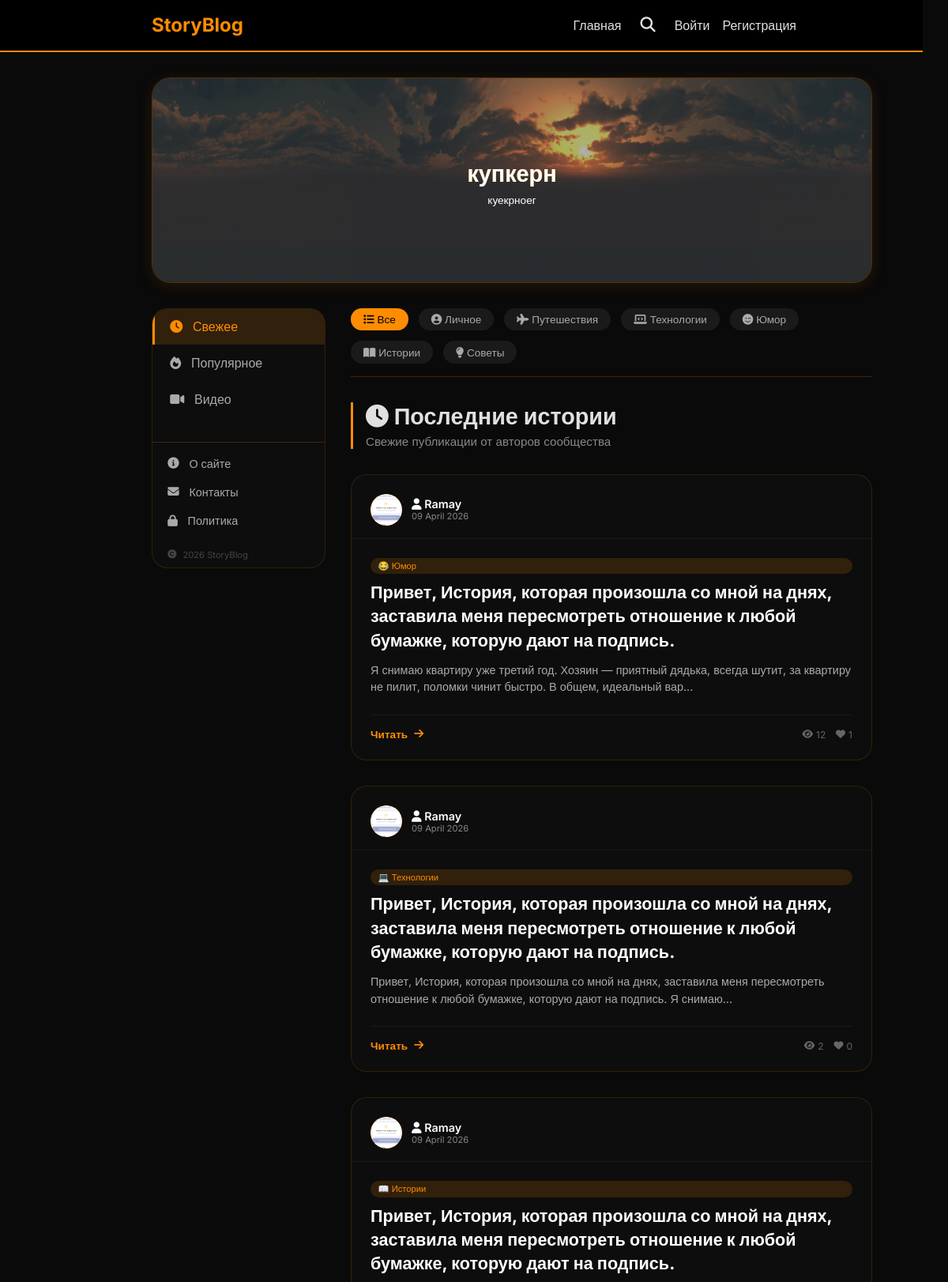
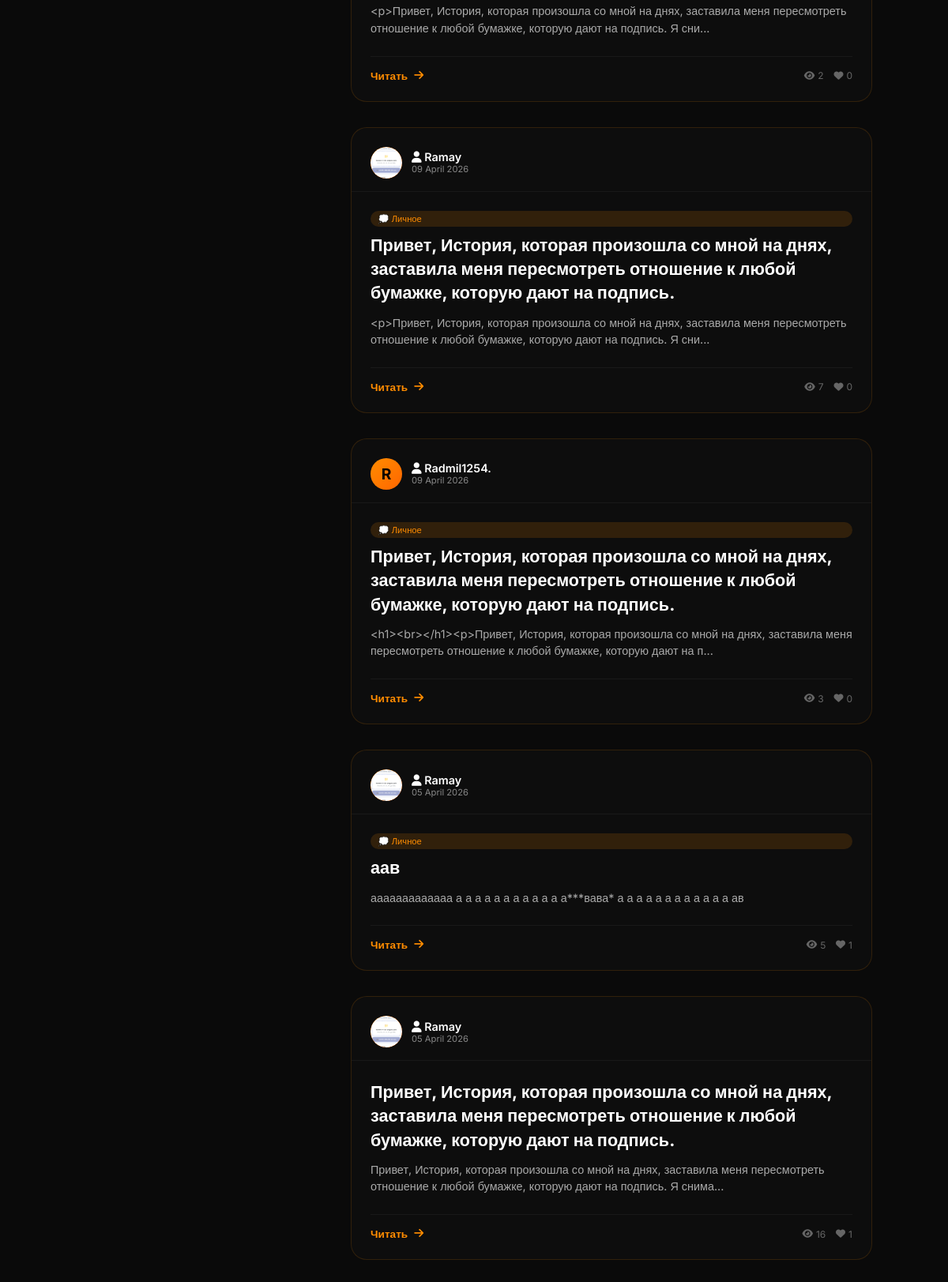
The page / on the database its author committed (2 pictures, top to bottom).
### database.py (models this page shows)
class SliderItem(Base):
    __tablename__ = 'slider_items'
    id = Column(Integer, primary_key=True)
    title = Column(String, default='')
    label = Column(String, default='')
    icon = Column(String, default='📖')
    image_url = Column(String, default='')
    link = Column(String, default='')
    is_active = Column(Boolean, default=True)
    order = Column(Integer, default=0)
    image_position = Column(String, default='cover')
    text_position = Column(String, default='center')
    text_color = Column(String, default='#ffffff')
    text_size = Column(String, default='medium')
    overlay_opacity = Column(Integer, default=30)
    created_at = Column(DateTime, default=datetime.now)

class Category(Base):
    __tablename__ = 'categories'
    id = Column(Integer, primary_key=True)
    name = Column(String, unique=True)
    slug = Column(String, unique=True)
    icon = Column(String, default='📁')
    color = Column(String, default='#ff8c00')
    created_at = Column(DateTime, default=datetime.now)

class Article(Base):
    __tablename__ = 'articles'
    id = Column(Integer, primary_key=True)
    title = Column(String, index=True)
    slug = Column(String, unique=True, index=True)
    description = Column(String, default='')
    content = Column(Text)
    user_id = Column(Integer, ForeignKey('users.id'))
    is_published = Column(Boolean, default=False)
    views = Column(Integer, default=0)
    likes = Column(Integer, default=0)
    created_at = Column(DateTime, default=datetime.now)
    updated_at = Column(DateTime, default=datetime.now, onupdate=datetime.now)

### main.py (the view)
@app.get("/", response_class=HTMLResponse)
async def home(request: Request, category: str = None, feed: str = "fresh", db: Session = Depends(get_db)):
    user = get_current_user(request, db)
    categories = db.query(Category).all()
    query = db.query(Article).filter(Article.is_published == True)
    selected_category = None
    if category:
        selected_category = db.query(Category).filter(Category.slug == category).first()
        if selected_category:
            article_ids = db.query(ArticleCategory.article_id).filter(ArticleCategory.category_id == selected_category.id)
            query = query.filter(Article.id.in_(article_ids))
    if feed == "popular":
        query = query.order_by(Article.views.desc())
    elif feed == "myfeed" and user:
        subscriptions = db.query(Subscription).filter(Subscription.subscriber_id == user.id).all()
        author_ids = [s.author_id for s in subscriptions]
        if author_ids:
            query = query.filter(Article.user_id.in_(author_ids))
        else:
            query = query.filter(Article.user_id == -1)  # нет подписок
        query = query.order_by(Article.created_at.desc())
    else:  # fresh
        query = query.order_by(Article.created_at.desc())
    articles = query.limit(20).all()
    for article in articles:
        author = db.query(User).filter(User.id == article.user_id).first()
        article.author_name = author.username if author else f"Автор #{article.user_id}"
        article.author_avatar = author.avatar if author else 'default.png'
        article_cat = db.query(ArticleCategory).filter(ArticleCategory.article_id == article.id).first()
        if article_cat:
            cat = db.query(Category).filter(Category.id == article_cat.category_id).first()
            article.category = cat
    week_ago = datetime.utcnow() - timedelta(days=7)
    popular_articles = db.query(Article).filter(
        Article.is_published == True,
        Article.created_at >= week_ago
    ).order_by(Article.views.desc()).limit(5).all()
    for article in popular_articles:
        author = db.query(User).filter(User.id == article.user_id).first()
        article.author_name = author.username if author else f"Автор #{article.user_id}"
        article.author_avatar = author.avatar if author else 'default.png'
    authors_stats = []
    all_users = db.query(User).all()
    for u in all_users:
        articles_count = db.query(Article).filter(Article.user_id == u.id, Article.is_published == True).count()
        if articles_count > 0:
            total_views = db.query(func.sum(Article.views)).filter(Article.user_id == u.id, Article.is_published == True).scalar() or 0
            authors_stats.append({
                "id": u.id,
                "username": u.username,
                "avatar": u.avatar,
                "articles_count": articles_count,
                "total_views": total_views
            })
    top_authors = sorted(authors_stats, key=lambda x: x["total_views"], reverse=True)[:5]
    comments = db.query(Comment).all()
    slider_items = db.query(SliderItem).filter(SliderItem.is_active == True).order_by(SliderItem.order).all()
    return templates.TemplateResponse("index.html", {
        "request": request,
        "articles": articles,
        "comments": comments,
        "user": user,
        "slider_items": slider_items,
        "categories": categories,
        "selected_category": selected_category,
        "popular_articles": popular_articles,
        "top_authors": top_authors,
        "feed": feed,  # ← ВАЖНО: добавьте эту строку
        "meta_title": f"{selected_category.name} - StoryBlog" if selected_category else "StoryBlog - Истории и блоги",
        "meta_description": f"Статьи в категории {selected_category.name}" if selected_category else "Платформа для публикации личных историй"
    })

### templates/index.html (shortened to what this page needs)
{% extends "base.html" %}
{% block content %}
<div class="categories-filter">
    <a href="/" class="cat-tag {% if not selected_category %}active{% endif %}">
        <i class="fas fa-list"></i> Все
    </a>
    {% for cat in categories %}
    <a href="/?category={{ cat.slug }}" class="cat-tag {% if selected_category and selected_category.id == cat.id %}active{% endif %}">
        {% if cat.slug == 'lichnoe' %}<i class="fas fa-user-circle"></i>
        {% elif cat.slug == 'puteshestviya' %}<i class="fas fa-plane"></i>
        {% elif cat.slug == 'tehnologii' %}<i class="fas fa-laptop-code"></i>
        {% elif cat.slug == 'yumor' %}<i class="fas fa-smile-wink"></i>
        {% elif cat.slug == 'istorii' %}<i class="fas fa-book-open"></i>
        {% elif cat.slug == 'sovety' %}<i class="fas fa-lightbulb"></i>
        {% else %}<i class="fas fa-tag"></i>{% endif %}
        {{ cat.name }}
    </a>
    {% endfor %}
</div>
    <div class="content-right">
        <div class="section-header">
            {% if feed == 'popular' %}
                <h2><i class="fas fa-fire"></i> Популярные статьи</h2>
                <p>Самые читаемые статьи на сайте</p>
            {% elif feed == 'myfeed' %}
                <h2><i class="fas fa-rss"></i> Моя лента</h2>
                <p>Новые статьи от авторов, на которых вы подписаны</p>
            {% else %}
                <h2><i class="fas fa-clock"></i> Последние истории</h2>
                <p>Свежие публикации от авторов сообщества</p>
            {% endif %}
        </div>
        <div class="articles-grid" id="articlesGrid">
            {% for article in articles %}
            <div class="article-card">
                <div class="card-header">
                    <div class="author-avatar">
                        {% if article.author_avatar and article.author_avatar != 'default.png' %}
                        <img src="/static/avatars/{{ article.author_avatar }}" style="width: 40px; height: 40px; border-radius: 50%; object-fit: cover;">
                        {% else %}
                        {{ article.author_name[0]|upper if article.author_name else 'U' }}
                        {% endif %}
                    </div>
                    <div class="author-info">
                        <div class="author-name">
                            <a href="/user/{{ article.user_id }}"><i class="fas fa-user"></i> {{ article.author_name }}</a>
                        </div>
                        <div class="post-date">{{ article.created_at.strftime('%d %B %Y') }}</div>
                    </div>
                </div>
                <div class="card-content">
                    {% if article.category %}
                    <div class="cat-badge">{{ article.category.icon }} {{ article.category.name }}</div>
                    {% endif %}
                    <h3 class="article-title">
                        <a href="/article/{{ article.slug }}">{{ article.title }}</a>
                    </h3>
                    <div class="article-excerpt">
                        {{ article.description[:140] }}{% if article.description|length > 140 %}...{% endif %}
                    </div>
                    <div class="card-footer">
                        <a href="/article/{{ article.slug }}" class="read-more">
                            Читать <i class="fas fa-arrow-right"></i>
                        </a>
                        <div class="stats-mini">
                            <span><i class="fas fa-eye"></i> {{ article.views }}</span>
                            <span><i class="fas fa-heart"></i> {{ article.likes }}</span>
                        </div>
                    </div>
                </div>
            </div>
            {% endfor %}
        </div>
    </div>
</div>
{% endblock %}

### templates/base.html (shortened to what this page needs)
<!DOCTYPE html>
<html lang="ru">
<head>
    <link href="https://cdn.quilljs.com/1.3.6/quill.snow.css" rel="stylesheet">
    <link rel="stylesheet" href="https://cdnjs.cloudflare.com/ajax/libs/font-awesome/6.5.1/css/all.min.css">
</head>
<body>
    <nav class="navbar">
        <h2><a href="/" style="color:#ff8c00; text-decoration:none;">StoryBlog</a></h2>
        <div class="nav-links">
            <a href="/">Главная</a>
            <div class="search-wrapper">
                <button class="search-icon-btn" id="searchIconBtn" onclick="toggleSearch()">
                    <i class="fas fa-search"></i>
                </button>
            </div>
            {% if user %}
                <a href="/create">Написать</a>
                <div class="notif-menu">
                    <button class="notif-btn" onclick="toggleNotifMenu()">
                        <i class="fas fa-bell"></i>
                        <span id="notif-badge" class="notif-badge" style="display: none;"></span>
                    </button>
                    <div id="notifDropdown" class="notif-dropdown">
                        <div class="notif-header">
                            <span>🔔 Уведомления</span>
                            <button class="notif-mark-all" onclick="markAllNotifications()">Отметить все</button>
                        </div>
                        <div class="notif-list" id="notifList">
                            <div class="notif-empty">Загрузка...</div>
                        </div>
                    </div>
                </div>
                <div class="user-menu">
                    <button class="user-menu-btn" onclick="toggleUserMenu()">
                        {% if user.avatar and user.avatar != 'default.png' %}
                        <img src="/static/avatars/{{ user.avatar }}" class="nav-avatar">
                        {% else %}
                        <span class="nav-avatar-placeholder">{{ user.username[0]|upper }}</span>
                        {% endif %}
                        {{ user.username }}
                        <span style="font-size: 0.7rem;">▼</span>
                    </button>
                    <div id="userDropdown" class="user-dropdown">
                        <div style="padding: 0.75rem 1rem; border-bottom: 1px solid #333; background: #0d0d0d;">
                            <div style="font-weight: bold; color: #ff8c00;">{{ user.username }}</div>
                            <div style="font-size: 0.7rem; color: #666;">{{ user.email }}</div>
                        </div>
                        <a href="/profile" class="dropdown-item"><i class="fas fa-user"></i> Мой профиль</a>
                        <a href="/settings" class="dropdown-item"><i class="fas fa-cog"></i> Настройки</a>
                        <a href="/my-subscriptions" class="dropdown-item"><i class="fas fa-users"></i> Подписки</a>
                        <a href="/my-bookmarks" class="dropdown-item"><i class="fas fa-bookmark"></i> Закладки</a>
                        <a href="/create" class="dropdown-item"><i class="fas fa-pen-alt"></i> Написать</a>
                        <div style="border-top: 1px solid #333;"></div>
                        <a href="/logout" class="dropdown-item" style="color: #ef4444;"><i class="fas fa-sign-out-alt"></i> Выйти</a>
                    </div>
                </div>
                {% if user.is_admin %}<a href="/admin">Админ</a>{% endif %}
            {% else %}
                <a href="/login">Войти</a>
                <a href="/register">Регистрация</a>
            {% endif %}
        </div>
    </nav>
    <div class="container">
        {% block hero %}
        <div class="hero" id="heroBlock">
            <div class="hero-slider">
                <div class="hero-slider-track" id="heroSliderTrack">
                    {% for item in slider_items %}
                    <div class="hero-slide" {% if item.link %}onclick="location.href='{{ item.link }}'" style="cursor: pointer;"{% endif %}>
                        {% if item.image_url %}
                        <img src="{{ item.image_url }}" class="hero-slide-bg" alt="slide" style="object-fit: {{ item.image_position if item.image_position else 'cover' }};">
                        {% endif %}
                        {% if item.overlay_opacity and item.overlay_opacity > 0 %}
                        <div class="hero-slide-overlay" style="background: rgba(0,0,0,{{ item.overlay_opacity / 100 }});"></div>
                        {% endif %}
                        {% if item.title %}
                        <h1 style="color: {{ item.text_color if item.text_color else '#ffffff' }}; font-size: {% if item.text_size == 'small' %}1.2rem{% elif item.text_size == 'large' %}2.2rem{% else %}1.8rem{% endif %};">
                            {{ item.title }}
                        </h1>
                        {% endif %}
                        {% if item.label %}
                        <p style="color: {{ item.text_color if item.text_color else '#ffffff' }}; font-size: {% if item.text_size == 'small' %}0.7rem{% elif item.text_size == 'large' %}1rem{% else %}0.85rem{% endif %};">
                            {{ item.label }}
                        </p>
                        {% endif %}
                    </div>
                    {% endfor %}
                </div>
            </div>
        </div>
        {% endblock %}
        <div class="layout">
{% block left_menu %}
<div class="left-menu">
    <div class="left-menu-item {% if feed == 'fresh' %}active{% endif %}" data-feed="fresh" onclick="switchFeed('fresh')">
        <i class="fas fa-clock"></i> Свежее
    </div>
    <div class="left-menu-item {% if feed == 'popular' %}active{% endif %}" data-feed="popular" onclick="switchFeed('popular')">
        <i class="fas fa-fire"></i> Популярное
    </div>
    <div class="left-menu-item" data-feed="videos" onclick="switchFeed('videos')">
        <i class="fas fa-video"></i> Видео
    </div>
    <div class="menu-footer">
        <a href="/about" class="menu-footer-item">
            <i class="fas fa-info-circle"></i> О сайте
        </a>
        <a href="/contacts" class="menu-footer-item">
            <i class="fas fa-envelope"></i> Контакты
        </a>
        <a href="/privacy" class="menu-footer-item">
            <i class="fas fa-lock"></i> Политика
        </a>
        <div class="menu-footer-copyright">
            <i class="fas fa-copyright"></i> 2026 StoryBlog
        </div>
    </div>
</div>
{% endblock %}
            <div class="content-right">
                {% block content %}{% endblock %}
            </div>
        </div>
</body>
</html>

### rows shown on the page
SliderItem: image_url (picture), title "купкерн", label "куекрноег"
Category: slug "lichnoe" (drawn), name "Личное"
Category: slug "puteshestviya" (drawn), name "Путешествия"
Category: slug "tehnologii" (drawn), name "Технологии"
Category: slug "yumor" (drawn), name "Юмор"
Category: slug "istorii" (drawn), name "Истории"
Category: slug "sovety" (drawn), name "Советы"
Article: author_name "Ramay", created_at "09 April 2026", category.icon "😂", category.name "Юмор", title "Привет, История, которая произошла со мной на днях, заставила меня пересмотреть отношение к любой бумажке, которую дают на подпись.", description "Я снимаю квартиру уже третий год. Хозяин — приятный дядька, всегда шутит, за квартиру не пилит, поломки чинит быстро. В общем, идеальный вар", views "12", likes "1"
Article: author_name "Ramay", created_at "09 April 2026", category.icon "💻", category.name "Технологии", title "Привет, История, которая произошла со мной на днях, заставила меня пересмотреть отношение к любой бумажке, которую дают на подпись.", description "Привет, История, которая произошла со мной на днях, заставила меня пересмотреть отношение к любой бумажке, которую дают на подпись. Я снимаю", views "2", likes "0"
Article: author_name "Ramay", created_at "09 April 2026", category.icon "📖", category.name "Истории", title "Привет, История, которая произошла со мной на днях, заставила меня пересмотреть отношение к любой бумажке, которую дают на подпись.", description "<p>Привет, История, которая произошла со мной на днях, заставила меня пересмотреть отношение к любой бумажке, которую дают на подпись. Я сни", views "2", likes "0"
Article: author_name "Ramay", created_at "09 April 2026", category.icon "💭", category.name "Личное", title "Привет, История, которая произошла со мной на днях, заставила меня пересмотреть отношение к любой бумажке, которую дают на подпись.", description "<p>Привет, История, которая произошла со мной на днях, заставила меня пересмотреть отношение к любой бумажке, которую дают на подпись. Я сни", views "7", likes "0"
Article: author_name "R", author_name "Radmil1254.", created_at "09 April 2026", category.icon "💭", category.name "Личное", title "Привет, История, которая произошла со мной на днях, заставила меня пересмотреть отношение к любой бумажке, которую дают на подпись.", description "<h1><br></h1><p>Привет, История, которая произошла со мной на днях, заставила меня пересмотреть отношение к любой бумажке, которую дают на п", views "3", likes "0"
Article: author_name "Ramay", created_at "05 April 2026", category.icon "💭", category.name "Личное", title "аав", description "ааааааааааааа а а а а а а а а а а а а***вава* а а а а а а а а а а а а ав", views "5", likes "1"
Article: author_name "Ramay", created_at "05 April 2026", title "Привет, История, которая произошла со мной на днях, заставила меня пересмотреть отношение к любой бумажке, которую дают на подпись.", description "Привет, История, которая произошла со мной на днях, заставила меня пересмотреть отношение к любой бумажке, которую дают на подпись. Я снима", views "16", likes "1"
